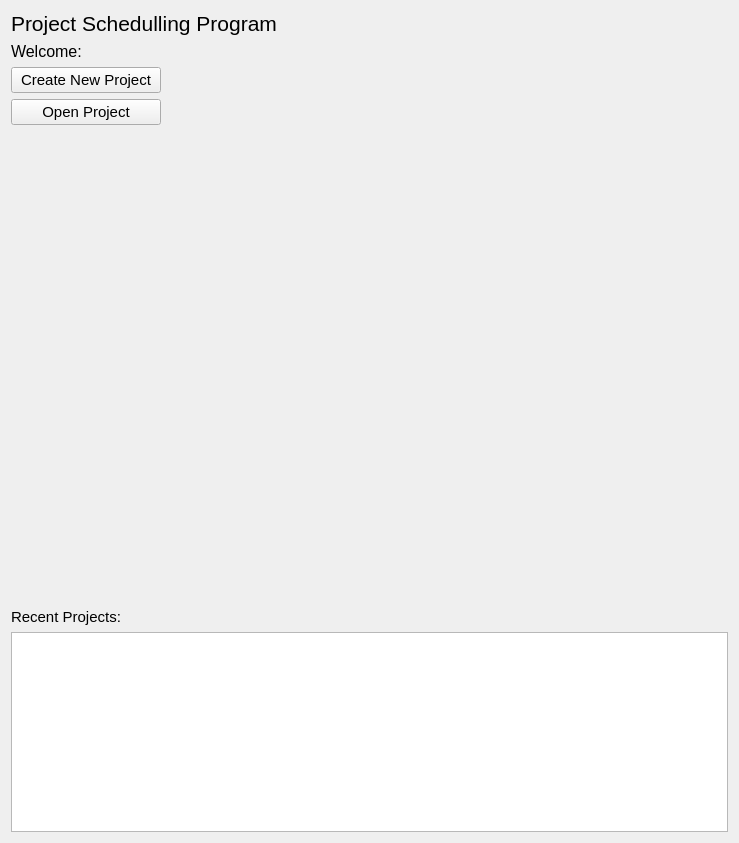
<?xml version="1.0" encoding="UTF-8"?>
<ui version="4.0">
 <class>welcome_widget</class>
 <widget class="QWidget" name="welcome_widget">
  <property name="geometry">
   <rect>
    <x>0</x>
    <y>0</y>
    <width>739</width>
    <height>843</height>
   </rect>
  </property>
  <property name="windowTitle">
   <string>Form</string>
  </property>
  <layout class="QVBoxLayout" name="verticalLayout_3">
   <item>
    <widget class="QLabel" name="label_1">
     <property name="maximumSize">
      <size>
       <width>16777215</width>
       <height>100</height>
      </size>
     </property>
     <property name="font">
      <font>
       <pointsize>16</pointsize>
      </font>
     </property>
     <property name="text">
      <string>Project Schedulling Program</string>
     </property>
    </widget>
   </item>
   <item>
    <widget class="QLabel" name="label_2">
     <property name="maximumSize">
      <size>
       <width>16777215</width>
       <height>100</height>
      </size>
     </property>
     <property name="font">
      <font>
       <pointsize>12</pointsize>
      </font>
     </property>
     <property name="text">
      <string>Welcome:</string>
     </property>
    </widget>
   </item>
   <item>
    <layout class="QHBoxLayout" name="horizontalLayout">
     <item>
      <layout class="QVBoxLayout" name="verticalLayout_2">
       <item>
        <widget class="QPushButton" name="create_project_button">
         <property name="font">
          <font>
           <pointsize>11</pointsize>
          </font>
         </property>
         <property name="text">
          <string>Create New Project</string>
         </property>
        </widget>
       </item>
       <item>
        <widget class="QPushButton" name="open_project_button">
         <property name="minimumSize">
          <size>
           <width>150</width>
           <height>0</height>
          </size>
         </property>
         <property name="font">
          <font>
           <pointsize>11</pointsize>
          </font>
         </property>
         <property name="text">
          <string>Open Project</string>
         </property>
        </widget>
       </item>
      </layout>
     </item>
     <item>
      <spacer name="horizontalSpacer">
       <property name="orientation">
        <enum>Qt::Horizontal</enum>
       </property>
       <property name="sizeHint" stdset="0">
        <size>
         <width>40</width>
         <height>20</height>
        </size>
       </property>
      </spacer>
     </item>
    </layout>
   </item>
   <item>
    <spacer name="verticalSpacer">
     <property name="orientation">
      <enum>Qt::Vertical</enum>
     </property>
     <property name="sizeHint" stdset="0">
      <size>
       <width>20</width>
       <height>266</height>
      </size>
     </property>
    </spacer>
   </item>
   <item>
    <layout class="QVBoxLayout" name="verticalLayout">
     <item>
      <spacer name="verticalSpacer_2">
       <property name="orientation">
        <enum>Qt::Vertical</enum>
       </property>
       <property name="sizeHint" stdset="0">
        <size>
         <width>20</width>
         <height>40</height>
        </size>
       </property>
      </spacer>
     </item>
     <item>
      <widget class="QLabel" name="label_3">
       <property name="maximumSize">
        <size>
         <width>16777215</width>
         <height>16777215</height>
        </size>
       </property>
       <property name="font">
        <font>
         <pointsize>11</pointsize>
        </font>
       </property>
       <property name="text">
        <string>Recent Projects:</string>
       </property>
      </widget>
     </item>
     <item>
      <widget class="QListView" name="recent_projects_list_view">
       <property name="minimumSize">
        <size>
         <width>0</width>
         <height>200</height>
        </size>
       </property>
       <property name="maximumSize">
        <size>
         <width>16777215</width>
         <height>700</height>
        </size>
       </property>
       <property name="font">
        <font>
         <pointsize>11</pointsize>
        </font>
       </property>
       <property name="editTriggers">
        <set>QAbstractItemView::NoEditTriggers</set>
       </property>
      </widget>
     </item>
    </layout>
   </item>
  </layout>
 </widget>
 <resources/>
 <connections/>
</ui>
